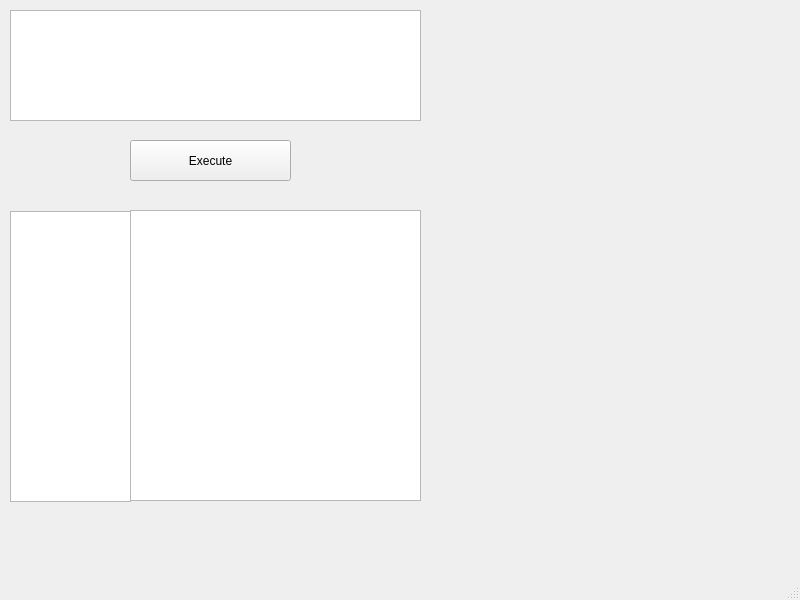
<?xml version="1.0" encoding="UTF-8"?>
<ui version="4.0">
 <class>MainWindow</class>
 <widget class="QMainWindow" name="MainWindow">
  <property name="geometry">
   <rect>
    <x>0</x>
    <y>0</y>
    <width>800</width>
    <height>600</height>
   </rect>
  </property>
  <property name="windowTitle">
   <string>MainWindow</string>
  </property>
  <widget class="QWidget" name="centralwidget">
   <widget class="QPlainTextEdit" name="queryInput">
    <property name="geometry">
     <rect>
      <x>10</x>
      <y>10</y>
      <width>411</width>
      <height>111</height>
     </rect>
    </property>
   </widget>
   <widget class="QPushButton" name="executeButton">
    <property name="geometry">
     <rect>
      <x>130</x>
      <y>140</y>
      <width>161</width>
      <height>41</height>
     </rect>
    </property>
    <property name="text">
     <string>Execute</string>
    </property>
   </widget>
   <widget class="QPlainTextEdit" name="outputBox">
    <property name="geometry">
     <rect>
      <x>130</x>
      <y>210</y>
      <width>291</width>
      <height>291</height>
     </rect>
    </property>
    <property name="font">
     <font>
      <family>Courier New</family>
      <pointsize>10</pointsize>
     </font>
    </property>
    <property name="readOnly">
     <bool>true</bool>
    </property>
   </widget>
   <widget class="QListWidget" name="tableList">
    <property name="geometry">
     <rect>
      <x>10</x>
      <y>211</y>
      <width>121</width>
      <height>291</height>
     </rect>
    </property>
   </widget>
  </widget>
  <widget class="QMenuBar" name="menubar">
   <property name="geometry">
    <rect>
     <x>0</x>
     <y>0</y>
     <width>800</width>
     <height>26</height>
    </rect>
   </property>
  </widget>
  <widget class="QStatusBar" name="statusbar"/>
 </widget>
 <resources/>
 <connections/>
</ui>
